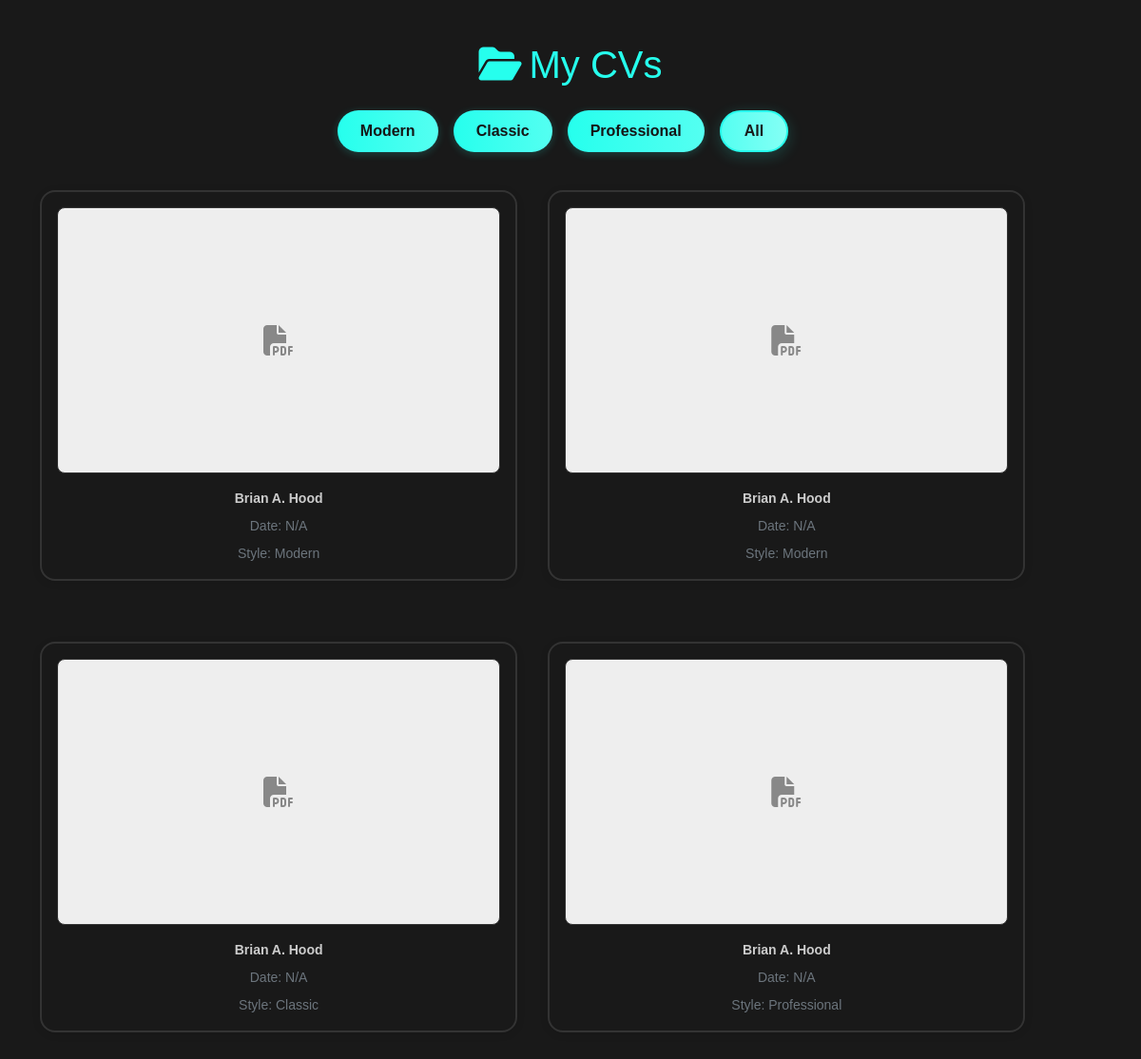
Screenshot of /my-cvs (signed in) with the database file from the repository.
### app/models/user.py (models this page shows)
class Style(db.Model):
    __tablename__ = 'style'
    id   = db.Column(db.Integer, primary_key=True)
    name = db.Column(db.String(50), unique=True, nullable=False)
    cvs  = db.relationship('CV', back_populates='style')

class CV(db.Model):
    __tablename__ = 'cv'
    id                   = db.Column(db.Integer, primary_key=True, autoincrement=True)
    owner_id             = db.Column(db.Integer, db.ForeignKey('user.id', ondelete='CASCADE'), nullable=False)
    full_name            = db.Column(db.String(200), nullable=False)
    job_title            = db.Column(db.String(200), nullable=False)
    email                = db.Column(db.String(200), nullable=False)
    phone_number         = db.Column(db.String(100), nullable=False)
    address              = db.Column(db.String(300))
    professional_summary = db.Column(db.Text)
    skills               = db.Column(db.Text)  # comma-separated list
    style_id             = db.Column(db.Integer, db.ForeignKey('style.id'), nullable=False)
    owner = db.relationship('User', back_populates='cvs')
    style = db.relationship('Style', back_populates='cvs')
    work_experiences = db.relationship('WorkExperience', back_populates='cv', cascade='all, delete-orphan')
    educations       = db.relationship('Education',      back_populates='cv', cascade='all, delete-orphan')

### app.py (the view)
@app.route('/my-cvs')
@login_required
def my_cvs():
    cvs = CV.query.filter_by(owner_id=current_user.id).all()
    cv_list = []
    for cv in cvs:
        pdf_path = os.path.join(app.config['UPLOAD_FOLDER'], 'gen_cvs', f'cv_{cv.id}.pdf')
        if os.path.exists(pdf_path):
            date_created = datetime.fromtimestamp(os.path.getctime(pdf_path))
        else:
            date_created = None
        cv_list.append({
            'id': cv.id,
            'name': cv.full_name,
            'style': cv.style.name if cv.style else 'Modern',
            'pdf_exists': os.path.exists(pdf_path),
            'pdf_url': url_for('download_cv_pdf', cv_id=cv.id) if os.path.exists(pdf_path) else None,
            'date_created': date_created.strftime('%Y-%m-%d %H:%M') if date_created else 'N/A',
        })
    styles = ['Modern', 'Classic', 'Professional']
    return render_template('my_cvs.html', cvs=cv_list, styles=styles)

### app.py (called while the page is built)
@login_manager.user_loader
def load_user(user_id):
    return db.session.get(User, int(user_id))

### app/templates/my_cvs.html (shortened to what this page needs)
{% extends "base.html" %}
{% block extra_css %}
<link rel="stylesheet" href="{{ url_for('static', filename='css/my_cvs.css') }}">
{% endblock %}
{% block content %}
<div class="container mt-4">
    <h1 class="text-center mb-4" style="color: var(--primary);">
        <i class="fas fa-folder-open me-2"></i>My CVs
    </h1>
    <div class="d-flex justify-content-center mb-4 flex-wrap">
        {% for style in styles %}
            <button class="filter-btn" onclick="filterCVs('{{ style }}')" id="btn-{{ style }}">{{ style }}</button>
        {% endfor %}
        <button class="filter-btn" onclick="filterCVs('All')" id="btn-All">All</button>
    </div>
    <div class="cv-grid" id="cvGrid">
        {% for cv in cvs %}
        <div class="cv-card" data-style="{{ cv.style }}" onclick="window.open('{{ cv.pdf_url }}', '_blank')">
            {% if cv.pdf_exists %}
                <embed src="{{ cv.pdf_url }}#toolbar=0&navpanes=0&scrollbar=0" type="application/pdf" class="cv-preview-img" />
            {% else %}
                <div class="cv-preview-img d-flex align-items-center justify-content-center" style="background: #eee; color: #888; font-size: 2rem;">
                    <i class="fas fa-file-pdf"></i>
                </div>
            {% endif %}
            <div class="cv-info fw-bold">{{ cv.name }}</div>
            <div class="cv-info text-secondary">Date: {{ cv.date_created }}</div>
            <div class="cv-info text-secondary">Style: {{ cv.style }}</div>
        </div>
        {% endfor %}
    </div>
</div>
{% endblock %}

### app/templates/base.html (shortened to what this page needs)
<!DOCTYPE html>
<html lang="en">
<head>
    <link href="https://cdn.jsdelivr.net/npm/bootstrap@5.3.2/dist/css/bootstrap.min.css" rel="stylesheet">
    <link href="https://cdnjs.cloudflare.com/ajax/libs/font-awesome/6.4.2/css/all.min.css" rel="stylesheet">
    <link rel="stylesheet" href="{{ url_for('static', filename='css/colors.css') }}">
    {% block extra_css %}{% endblock %}
</head>
<body>
    {% block content %}{% endblock %}
</body>
</html>

### app/static/css/colors.css (style rules this page uses)
:root { --primary: #26FFED; --primary-light: #54FFF1; --primary-lighter: #84FFF5; --bg-dark: #191919; --bg-darker: #1a1a1a; --bg-darkest: #151515; --bg-light: #212121; --bg-lighter: #1f1f1f; --text-primary: #ffffff; --text-secondary: #cccccc; --text-dark: #1a1a1a; --border-primary: #26FFED; --border-secondary: #333333; --shadow-primary: rgba(38, 255, 237, 0.2); --shadow-primary-glow: rgba(38, 255, 237, 0.5); --shadow-dark: rgba(0, 0, 0, 0.1); --shadow-darker: rgba(0, 0, 0, 0.15); }

### app/static/css/my_cvs.css (style rules this page uses)
body { background-color: var(--bg-dark); color: var(--text-primary); font-family: Arial, sans-serif; padding: 20px; text-align: center; }
h1 { color: var(--primary); margin-bottom: 30px; }
.cv-info { margin-top: 8px; font-size: 14px; color: var(--text-secondary); }

### app/templates/my_cvs.html (style rules this page uses)
.cv-grid { display: flex; flex-wrap: wrap; gap: 2rem; }
.cv-card { width: 22%; min-width: 220px; background: var(--bg-dark); border-radius: 1rem; box-shadow: 0 2px 8px var(--shadow-dark); padding: 1rem; margin-bottom: 2rem; text-align: center; transition: box-shadow 0.2s; cursor: pointer; border: 2px solid var(--border-secondary); }
.cv-preview-img { width: 100%; height: 280px; object-fit: contain; background: #fff; border-radius: 0.5rem; margin-bottom: 1rem; border: 1px solid var(--border-secondary); }
.filter-btn { background: linear-gradient(90deg, var(--primary), var(--primary-light)); color: var(--bg-darkest); border: none; border-radius: 2rem; font-weight: bold; padding: 0.5rem 1.5rem; margin-right: 1rem; margin-bottom: 1rem; box-shadow: 0 2px 8px var(--shadow-primary); transition: background 0.3s, color 0.3s, box-shadow 0.2s, border 0.2s; outline: none; }
.filter-btn.active, .filter-btn:focus, .filter-btn:hover { background: linear-gradient(90deg, var(--primary-light), var(--primary-lighter)); color: var(--text-dark); border: 2px solid var(--primary); box-shadow: 0 4px 16px var(--shadow-primary); }
@media (max-width: 1200px) { .cv-card { width: 45%; } }

### rows the page displays
Style: name "Modern", style "Modern" "Modern"
Style: name "Classic", style "Classic"
Style: name "Professional", style "Professional"
CV: name "Brian A. Hood"
CV: name "Brian A. Hood"
CV: name "Brian A. Hood"
CV: name "Brian A. Hood"

### other values shown
{{ cv.date_created }} "N/A" "N/A" "N/A" "N/A"
